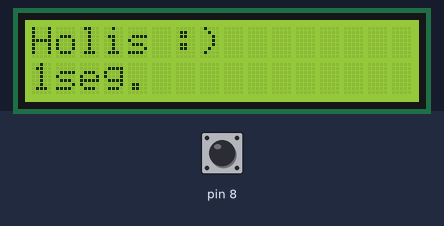
Simulated run of this sketch. Board: Arduino Uno, built with avr-gcc and run on an emulated ATmega328P. Parts: 16×2 character LCD. The test bench sets the inputs (shaded band); at power-on: pin 8 HIGH.

Above: at 1.2 s.
1.3 s: pin 8 pulled LOW for 3.2 s
At 5.8 s:
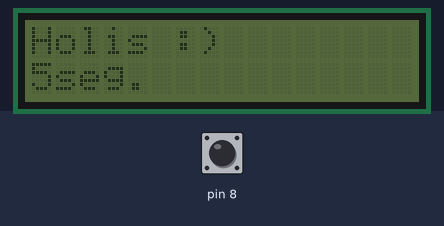
6.0 s: pin 8 pulled LOW for 0.35 s
At 7.8 s:
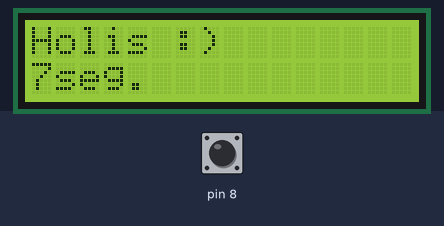
8.0 s: pin 8 pulled LOW for 1 s
At 8.5 s:
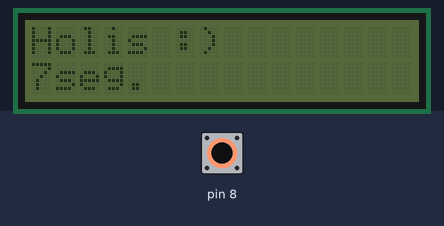
10.5 s: pin 8 pulled LOW for 0.35 s
At 11.9 s:
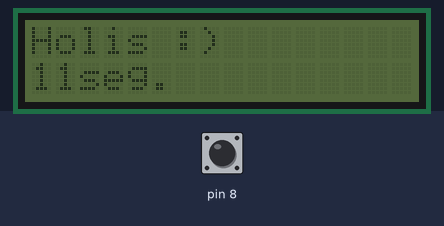
Timing chart, 0 to 13.5 s (numbered marks = the images above; inputs shaded):
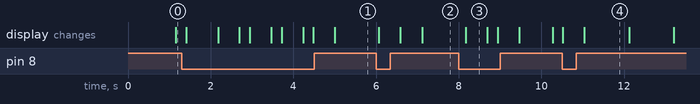

The sketch:

LCD_i2c.ino
```cpp
#include <Wire.h>
#include <LCD.h>
#include <LiquidCrystal_I2C.h>

LiquidCrystal_I2C lcd(0x27,2,1,0,4,5,6,7);

byte luz =0;

void setup()
{
lcd.begin(16,2);
lcd.setBacklightPin(3, POSITIVE);
lcd.setBacklight(HIGH);

pinMode(8, INPUT_PULLUP);

}

void loop()
{
lcd.clear();
lcd.home();
lcd.print("Holis :)");
lcd.setCursor(0,1);
lcd.print((millis()/1000));
lcd.print("seg.");
delay(250);

if(digitalRead(8) == 0)
{
  if(luz == 0)
  {
    lcd.setBacklight(LOW);
    luz = 1;
  }
  else
  {
    lcd.setBacklight(HIGH);
    luz = 0;
  }
 delay(500);
}
}
```

Measured:
- after the input at 1.3 s, the display: first changes after 0.11 s (image 1 shows a later state)
- after the input at 6.0 s, the display: first changes after 0.06 s (image 2 shows a later state)
- after the input at 8.0 s, the display: changes after 0.18 s (image 3)
- after the input at 10.5 s, the display: first changes at once (image 4 shows a later state)
- what the display in image 3 shows lasts 0.5 s, from 8.2 s to 8.7 s
- what the display in image 4 shows lasts 1.1 s, from 11.0 s to 12.1 s
